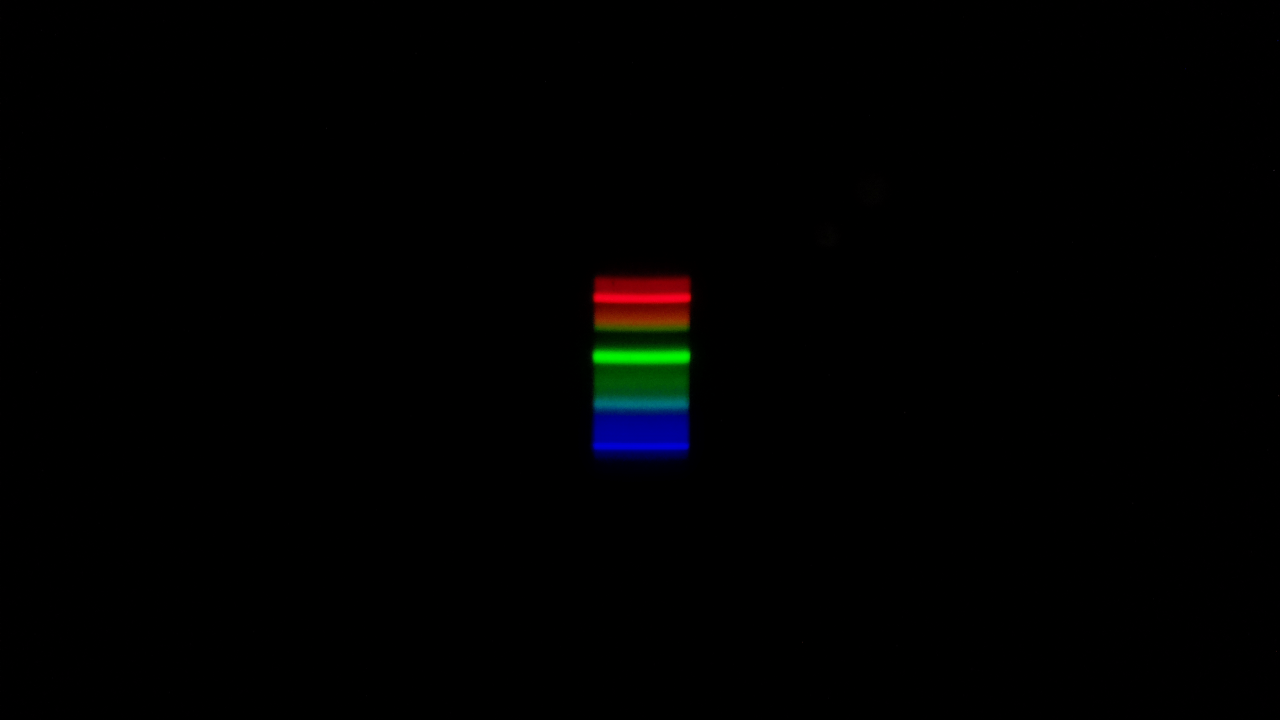
#> input picture lightNEW/data/white-mercury.png, 2560 x 1440 px, found by its file name (shown at 1/2 size)
$ python lightProcessing.py
#> lines starting #> are read from the running program, lines starting #| are printed output that depends on the picture
### lightNEW/scripts/lightFunctions.py
import numpy as np
import matplotlib.pyplot as plt
import imageio
from PIL import Image

def black_and_white(input_image_path, output_image_path):
   color_image = Image.open(input_image_path)
   bw = color_image.convert('L')
   bw.save(output_image_path)

PhStart = 1200
PHStop = 1360

# позаимствовано из примера и доделано
def readIntensity(dataDir, photoName, plotName, lamp, surface):
   tempDir = "temp/"
   monoPhotoName = tempDir + "/mono_" + photoName
   photoName = dataDir + photoName
   # преобразование в чб т.к. в примере усреднение по значениям для RGB, что странно
   black_and_white( photoName, monoPhotoName)
   monoPhoto = imageio.imread(monoPhotoName)
   monoCut = np.flip(monoPhoto[425:1025, PhStart:PHStop].swapaxes(0, 1), axis = 1 )# (транспонирование) изображения
   intensity = np.mean(monoCut, axis=0) # усреднение яркости

   photo = imageio.imread(photoName)
   cut = np.flip(photo[425:1025, PhStart:PHStop, 0:3].swapaxes(0,1), axis = 1)
   fig = plt.figure(figsize=(10, 3), dpi=200)
   plt.plot(intensity, 'w', label='{} / {}'.format(lamp, surface))
   plt.imshow(cut, origin='lower')
   plt.title('Интенсивность отражённого излучения')
   plt.xlabel('Относительный номер пикселя')
   plt.ylabel('Яркость')
   plt.legend()
   plt.savefig(plotName)

   return intensity

def Plot(data, title, xlabel, xStart, valToPixel, ylabel,  plotName, lamp, surface):
   i = 0
   fig = plt.figure(figsize=(10, 6), dpi=200)
   ax = plt.axes()
   # Setting the background color + grid
   ax.set_facecolor("lightgrey")
   ax.minorticks_on()
   ax.grid(which='major', linewidth = 1)
   ax.grid(which='minor',linestyle = '-')

   for plot in data:
      plt.plot(plot, color = surface[i][0], label='{} / {}'.format(lamp[i], surface[i]))
      i+=1
   plt.title(title)
   plt.xlabel(xlabel)

   # black magic and illusions ЛУЧШЕ НЕ ПОЛУЧИЛОСЬ
   # ДОЛЖНЫ БЫТЬ polyfit и polyval, но разобраться пока не получилось
   pixel = np.arange(0,600, 100)
   x_labels = list()
   for i in range(len(pixel)):
      x_labels.append(round(xStart + valToPixel * pixel[i]))
   plt.xticks(pixel, x_labels)

   plt.ylabel(ylabel)
   plt.legend()
   plt.savefig(plotName)

def findColorMax(color, photoName):
   photo = imageio.imread(photoName)
   if color == "green":
      cut = np.flip(photo[425:1025, PhStart:PHStop, 1:2].swapaxes(0,1), axis = 1)
   if color == "blue":
      cut = np.flip(photo[425:1025, PhStart:PHStop, 2:3].swapaxes(0,1), axis = 1)
   intensity = np.mean(cut, axis=0)
   maxVal = 0
   pixel = -1
   for i in range(len(intensity)):
      if maxVal < intensity[i]:
         pixel = i
         maxVal = intensity[i]
   return pixel

### lightNEW/scripts/lightProcessing.py
import lightFunctions as lf
from pathlib import Path

numOfFiles = 7
fileNames = [numOfFiles, 2]
intensity = list()
intensity_lamp = list()
intensity_surface = list()
dataDir = "data/"
k = 0
for file in Path(dataDir).iterdir():
    str_file = str(file)
    str_file = str_file[str_file.index("data") + 5:]
    lamp = str_file[str_file.index('-') + 1: str_file.index('.')]
    if lamp == "mercury":
        continue
    surface = str_file[0:str_file.index('-')]
    im = lf.readIntensity(dataDir, str_file, "plots/" + str_file, lamp, surface)
    intensity.append(im)
    if lamp == "tungsten" and surface == "white":
        wh = k
    # lamp и surface, соответствующие intensity можно матрицей, но я боюсь, что ошибусь (можно лучше)
    intensity_lamp.append(lamp)
    intensity_surface.append(surface)
    k+=1


mercury = lf.readIntensity("data/", "white-mercury.png", "plots/white-mercury.png", "mercury", "white")
#> in black_and_white, color_image is the input picture: PIL image 2560x1440 RGBA; mean R, G, B, A 0.8, 0.9, 1, 255
#> in readIntensity, `monoCut = np.flip(monoPhoto[425:1025, PhStart:PHStop].swapaxes(0, 1), ..`:
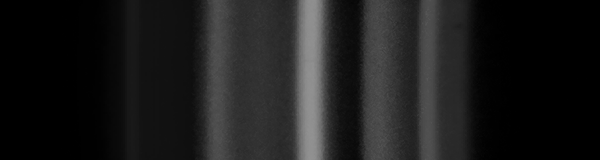
#> monoCut: shape (160, 600); min 0, max 146, mean 28.2
#> in readIntensity, `intensity = np.mean(monoCut, axis=0)`: intensity = 600 values, max 143.5 at index 310, min 0 at index 0, mean 28.25
#> in readIntensity, `plt.savefig(plotName)`:
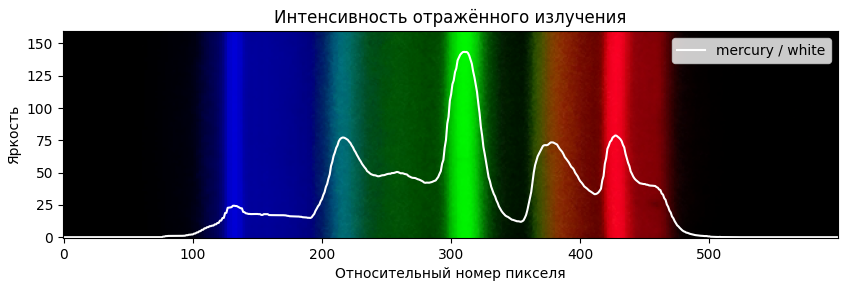
#> figure drawn by matplotlib, 1 panel
#> mercury has the same summary as intensity in readIntensity
xPixel = 600 # const, размер X оси
blueLen = 435.8328
greenLen = 546.0735
greenMax = lf.findColorMax("green", "data/white-mercury.png")
#> in findColorMax, `intensity = np.mean(cut, axis=0)`: intensity = 600 values, max 244.4 at index 310, min 0 at index 0, mean 29.38
#> the loop in findColorMax, `for i in range(len(intensity)):` made 600 passes
#> maxVal on passes 7, 63, 99, 101, 103, 131, 136, 192, 193, 194, 195, 196: [0.00625], [0.0125], [0.025], [0.0375], [0.1], [0.194], [0.537], [0.812], [1.45], [5.39], [6.92], [13.58]
#> after the loop in findColorMax, `for i in range(len(intensity)):`: maxVal = [244.4]; pixel = 310
#> greenMax = 310
lenToPixel = (blueLen - greenLen) / (lf.findColorMax("blue", "data/white-mercury.png") - greenMax)
#> call 2 of findColorMax, with color = 'blue', photoName = 'data/white-mercury.png'
#> in findColorMax (call 2), `cut = np.flip(photo[425:1025, PhStart:PHStop, 2:3].swapaxes(0,1), axis..`:
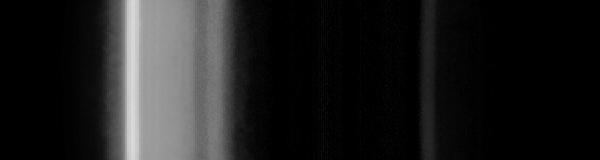
#> cut: shape (160, 600, 1); min 0, max 217, mean 30.4
#> in findColorMax (call 2), `intensity = np.mean(cut, axis=0)`: intensity = 600 values, max 214.6 at index 132, min 0 at index 2, mean 30.35
#> the loop in findColorMax (call 2), `for i in range(len(intensity)):` made 600 passes
#> maxVal on passes 1, 6, 7, 14, 62, 63, 64, 66, 68, 70, 71, 72: [0.00625], [0.0125], [0.0375], [0.05], [0.5], [0.506], [1.36], [1.88], [2.03], [2.08], [2.08], [2.47]
#> after the loop in findColorMax (call 2), `for i in range(len(intensity)):`: maxVal = [214.6]; pixel = 132
#> lenToPixel = 0.619
startLen = greenLen - lenToPixel * greenMax
#> startLen = 354.1
endLen = startLen + lenToPixel * xPixel
#> endLen = 725.7
lf.Plot(intensity, "Интенсивность отражённого излучения", "Длина волны [нм]", startLen, lenToPixel, "Яркость", "plots/intensities.png", intensity_lamp, intensity_surface)
#> after the loop in Plot, `for i in range(len(pixel)):`: x_labels = [354, 416, 478, 540, 602, 664]

# не правильно из-за 0/0
white = lf.readIntensity("data/", "white-tungsten.png", "plots/white-tungsten.png", "tungsten", "white")
#> call 2 of readIntensity, with dataDir = 'data/', photoName = 'white-tungsten.png', plotName = 'plots/white-tungsten.png', lamp = 'tungsten', surface = 'white'
#> call 2 of black_and_white, with input_image_path = 'data/white-tungsten.png', output_image_path = 'temp//mono_white-tungsten.png'
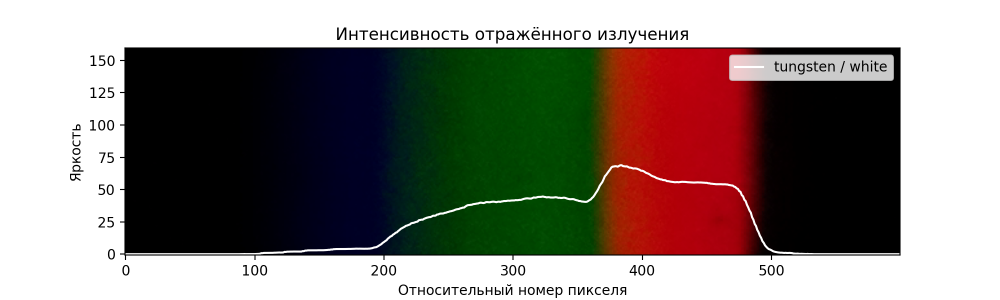
#> input picture lightNEW/plots/white-tungsten.png, 2000 x 600 px, found by its file name (shown at 1/2 size)
#> in black_and_white, color_image is the input picture: PIL image 2000x600 RGBA; mean R, G, B, A 136.9, 129.1, 123, 255
#> in readIntensity (call 2), `monoCut = np.flip(monoPhoto[425:1025, PhStart:PHStop].swapaxes(0, 1), ..`:
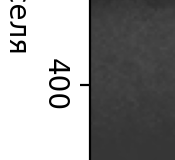
#> monoCut: shape (160, 175); min 0, max 255, mean 152.3
#> in readIntensity (call 2), `intensity = np.mean(monoCut, axis=0)`: intensity = 175 values, max 255 at index 0, min 0 at index 89, mean 152.3
#> in readIntensity (call 2), `cut = np.flip(photo[425:1025, PhStart:PHStop, 0:3].swapaxes(0,1), axis..`:
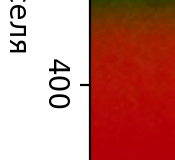
#> cut: shape (160, 175, 3); mean R, G, B 199.6, 133.4, 125.2
#> in readIntensity (call 2), `plt.savefig(plotName)`:
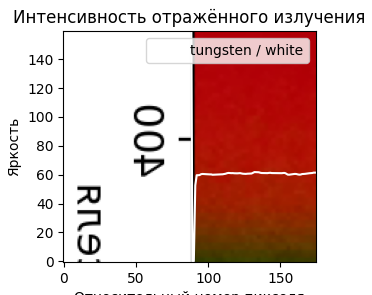
#> figure drawn by matplotlib, 1 panel
#> white has the same summary as intensity in readIntensity
for i in range (len(intensity)):
    for j in range (len(intensity[i])):
        if i == wh:
            intensity[i][j] = 1
        else: # НЕ ЗНАЮ КАК СДЕЛАТЬ
            if white[j] < 0.5:
                white[j] += 0.5
            intensity[i][j] /= white[j]
#> this loop made 0 passes
#> after the loop, intensity = []


lf.Plot(intensity, "Интенсивность отражённого излучения", "Длина волны [нм]", startLen, lenToPixel, "Альбедо", "plots/albedo.png", intensity_lamp, intensity_surface)
